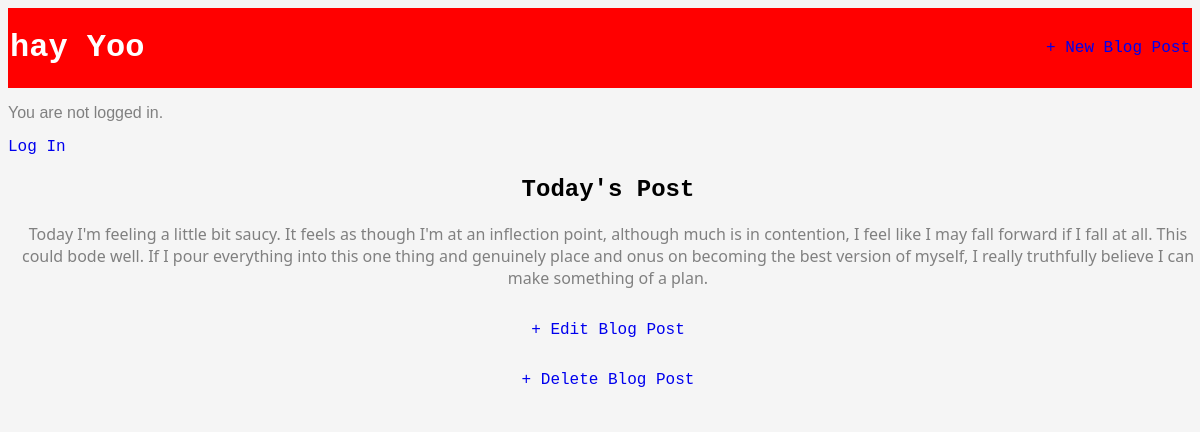
Screenshot of /post/3/ with the database file from the repository.
### blog/models.py (models this page shows, shortened)
class Post(models.Model):
    title = models.CharField(max_length=200)
    author = models.ForeignKey(
    'auth.User',
    on_delete=models.CASCADE,
    )
    body = models.TextField(default="Enter Text Here")
    created_date = timezone.localtime(timezone.now())
    published_date = models.DateTimeField(auto_now_add=True,blank=True, null=True)

### blog/views.py (the view)
# urls.py: path('post/<int:pk>/', BlogDetailView.as_view(), name='post_detail'),
class BlogDetailView(DetailView): # new
    model = Post
    template_name = 'post_detail.html'

### templates/post_detail.html
{% extends 'base.html' %}
{% block content %}
<div class="post-entry">
<h2>{{ post.title }}</h2>
<p>{{ post.body }}</p>
</div>
<p><a href="{% url 'post_edit' post.pk %}">+ Edit Blog Post</a></p>
<p><a href="{% url 'post_delete' post.pk %}">+ Delete Blog Post</a></p>
{% endblock content %}

### static/css/base.css (style rules this page uses)
* { background-color: whitesmoke; }
body { align-items: center; }
h2 { font-family: 'Courier New', Courier, monospace; }
a { font-family: 'Courier New', Courier, monospace; text-decoration: none; outline: none; }
p { font-family: 'Gill Sans', 'Gill Sans MT', Calibri, 'Trebuchet MS', sans-serif; color: gray }
.post-entry p { font-family: 'Segoe UI', Tahoma, Geneva, Verdana, sans-serif; }

### rows the page displays
Post: title "Today's Post", body "Today I'm feeling a little bit saucy. It feels as though I'm at an inflection point, although much is in contention, I feel like I may fall forward if I fall at all. This could bode well. If I pour everything into this one thing and genuinely place and onus on becoming the best version of myself, I really truthfully believe I can make something of a plan."
